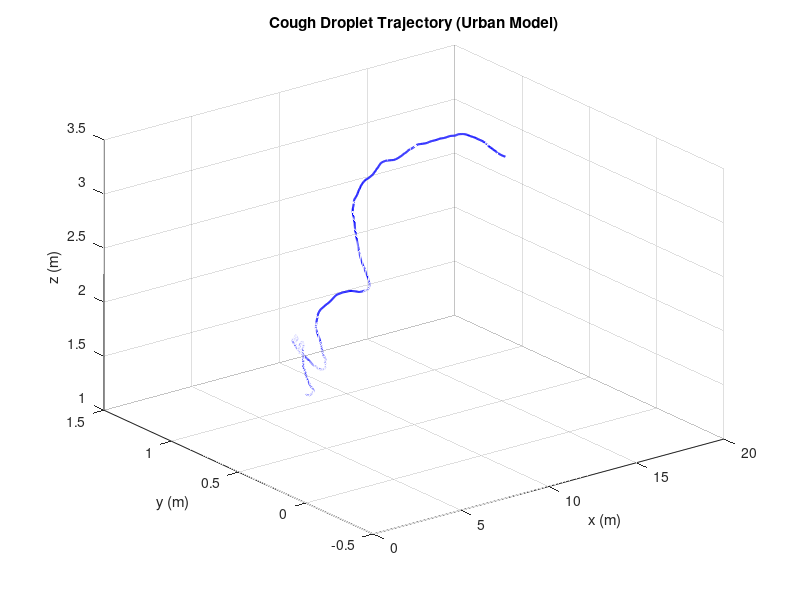

The MATLAB script that drew this image: (Note: this script raises an error after producing the figure.)
%modelling droplets

% we begin with the small droplet. first we consider the particle ralexation timescale:
%-------------------------------------------------------------------------
g = 9.81
density_liquid = 1000
radius = 5 * 10^-6
air_viscosity = 1.8 * 10^-5

particle_relaxation = (2*density_liquid*radius^2)/(9*air_viscosity)

%-------------------------------------------------------------------------

%partical relaxation is proven to be tiny so we assume velocity of the particle is equal to  u_air

%now to account for the setting velocity

v_settle = -particle_relaxation*g


% i know choose to model the air flow based on mean background airflow


%mean Air flow
U_ref = [3,6,12] %light , moderate, heavy
z = 2
z_ref = 10
alpha = [0.13, 0.25, 0.325] %field, suburb, urban

U0 = U_ref(1)
a = alpha(3)


%-------------------------------------------------------------------------

% turbulence
TL = 2;          % turbulence timescale
sigma = 0.4;     % intensity
dt = 0.01;
T = 10;
N = T/dt;

u_prime = zeros(3,N);
u_air = zeros(3,N);
x = zeros(3,N);
x(:,1) = [0;0;2]; % initial position (2 m height)
U_mean = U0 * (x(3,1) / z_ref)^a;
u_mean = [U_mean; 0; 0];


for n = 1:N-1

    % --- turbulence update ---
    xi = randn(3,1); %randomness added but based on the standard normal distn this is how turbulence should be modelled

    u_prime(:,n+1) = u_prime(:,n) ...
        - (dt/TL)*u_prime(:,n) ...
        + sigma*sqrt(dt)*xi;

    % --- total wind ---
    u_air(:,n) = u_mean + u_prime(:,n);

end

%-------------------------------------------------------------------------

for n = 1:N-1

    % velocity = airflow + settling
    dxdt = u_air(:,n);

    % settling only in z-direction (downwards)
    dxdt(3) = dxdt(3) - v_settle;

    % Euler update
    x(:,n+1) = x(:,n) + dxdt*dt;

end

%so what we have done here is that we have create a ODE that says the velocity is based on the mean air flow plus some turbulence, which is random leading us to have different graphs each time.




%----------------------------------------
    %the plot of trajectoy%
%----------------------------------------

figure;
plot3(x(1,:), x(2,:), x(3,:), 'b-', 'LineWidth', 1.5);
grid on;

xlabel('x (m)');
ylabel('y (m)');
zlabel('z (m)');
title('Cough Droplet Trajectory (Urban Model)');
view(1);

%----------------------------------------
    %the plot of height%
%----------------------------------------

figure;
t = (0:N-1)*dt;

plot(t, x(3,:), 'r', 'LineWidth', 1.5);
grid on;

xlabel('Time (s)');
ylabel('Height z (m)');
title('Droplet Height vs Time');


%----------------------------------------
    %the plot of spread%
%----------------------------------------

figure;

plot(x(1,:), x(2,:), 'k-', 'LineWidth', 1.5);
grid on;

xlabel('x (m)');
ylabel('y (m)');
title('Horizontal Spread of Droplet');
axis equal;
